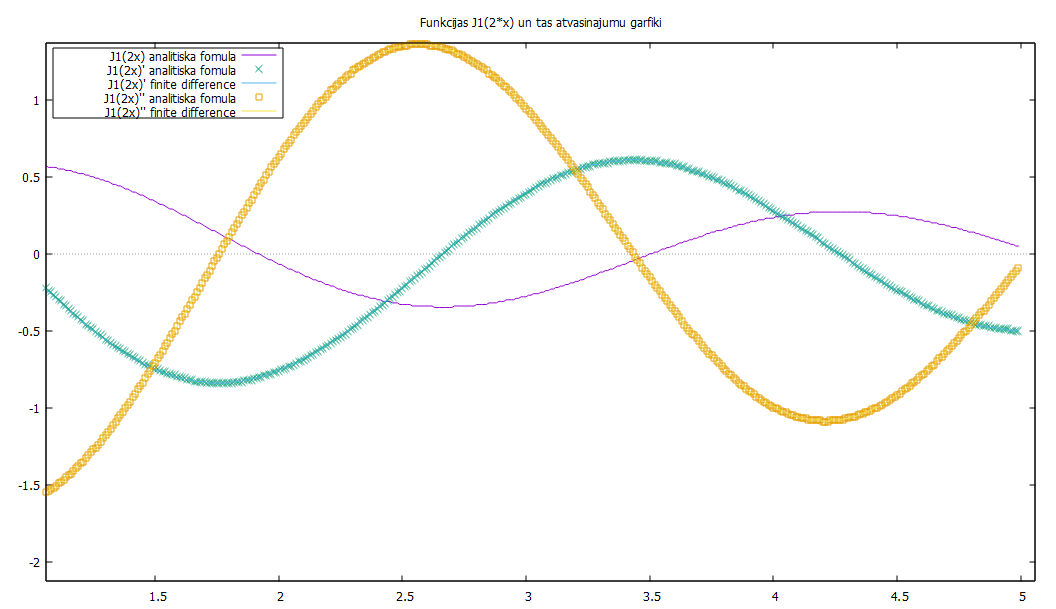

Recreate this plot in gnuplot.
#!/usr/bin/gnuplot -persist
# set terminal pngcairo  transparent enhanced font "arial,10" fontscale 1.0 size 600, 400 
# set output 'simple.1.png'
set key fixed left top vertical Right noreverse enhanced autotitle box lt black linewidth 1.000 dashtype solid
set samples 50, 50

set xzeroaxis linestyle 0
show xzeroaxis

set title "Funkcijas J1(2*x) un tas atvasinajumu garfiki"
plot "deriv.dat" using 1:2 with lines title "J1(2x) analitiska fomula",\
 "deriv.dat"  using 1:3 with points title "J1(2x)' analitiska fomula",\
 "deriv.dat"  using 1:4 with lines title "J1(2x)' finite difference",\
 "deriv.dat"  using 1:5 with points title "J1(2x)'' analitiska fomula",\
 "deriv.dat"  using 1:6 with lines title "J1(2x)'' finite difference"